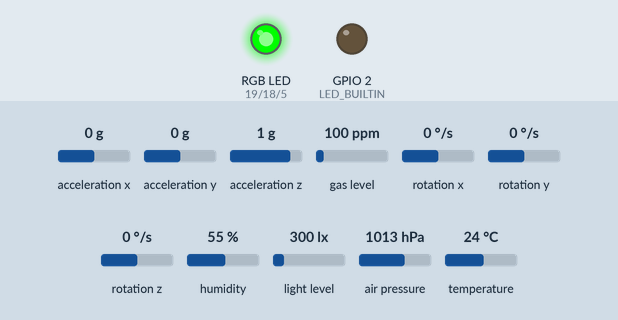
This sketch was run on a simulated ESP32. Parts: an RGB LED mixed from three pins (HIGH = lit), output pins drawn as LEDs (lit = HIGH). Inputs (shaded band) come from the test bench; at power-on: acceleration x 0 g, acceleration y 0 g, acceleration z 1 g, gas level 100 ppm, rotation x 0 °/s, rotation y 0 °/s, rotation z 0 °/s, humidity 55 %, light level 300 lx, air pressure 1013 hPa, temperature 24 °C. WiFi joins after 1.5 s; servers stay silent unless stated; what the sketch prints to the serial monitor is not drawn.

Above: at 2.08 s.
At 4.9 s:
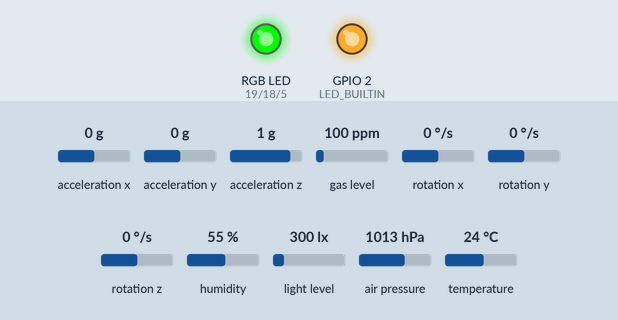
Timing chart, 0 to 5.2 s (numbered marks = the images above):
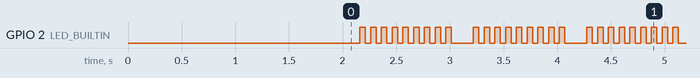

The sketch:

EnvroSens_0_1_1.ino
```cpp
#include <WiFi.h>
#include <WebServer.h>
#include <Wire.h>
#include <Adafruit_Sensor.h>
#include <Adafruit_BME680.h>
#include <BH1750.h>
#include <Adafruit_MPU6050.h>

#define LED_BUILTIN 2
#define LED_RED 19
#define LED_GREEN 18
#define LED_BLUE 5
#define BUTTON_A 17
#define I2C_SDA 21
#define I2C_SCL 22

const char* ssid = "The Orchard Glamping";
const char* password = "AppleGreen";

WebServer server(80);
Adafruit_BME680 bme;
BH1750 lightMeter;
Adafruit_MPU6050 mpu;

unsigned long lastSensorUpdate = 0;
const long sensorUpdateInterval = 1000;  // Update sensor data every 5 seconds

String sensorData = "";

const char index_html[] PROGMEM = R"rawliteral(
<!DOCTYPE HTML><html>
<head>
  <title>ESP32 Sensor Pack</title>
  <meta name="viewport" content="width=device-width, initial-scale=1">
</head>
<body>
  <h2>ESP32 Sensor Pack</h2>
  <div id="sensorData">Loading sensor data...</div>
  <script>
    setInterval(function() {
      var xhttp = new XMLHttpRequest();
      xhttp.onreadystatechange = function() {
        if (this.readyState == 4 && this.status == 200) {
          document.getElementById("sensorData").innerHTML = this.responseText.replace(/\n/g, '<br>');
        }
      };
      xhttp.open("GET", "/sensordata", true);
      xhttp.send();
    }, 5000);
  </script>
</body>
</html>
)rawliteral";

void setup() {
  Serial.begin(115200);
  Wire.begin(I2C_SDA, I2C_SCL);

  pinMode(LED_BUILTIN, OUTPUT);
  pinMode(LED_RED, OUTPUT);
  pinMode(LED_GREEN, OUTPUT);
  pinMode(LED_BLUE, OUTPUT);
  pinMode(BUTTON_A, INPUT_PULLUP);

  if (!bme.begin()) {
    Serial.println("Could not find BME680 sensor!");
    setRGBColor(255, 0, 0); // Red for error
    while (1);
  }

  lightMeter.begin();

  if (!mpu.begin()) {
    Serial.println("Could not find MPU6050 sensor!");
    setRGBColor(255, 0, 0); // Red for error
    while (1);
  }

  WiFi.begin(ssid, password);
  while (WiFi.status() != WL_CONNECTED) {
    delay(1000);
    Serial.println("Connecting to WiFi...");
  }
  Serial.println("Connected to WiFi");
  Serial.print("IP address: ");
  Serial.println(WiFi.localIP());

  server.on("/", HTTP_GET, []() {
    server.send(200, "text/html", index_html);
  });

  server.on("/sensordata", HTTP_GET, []() {
    server.send(200, "text/plain", sensorData);
  });

  server.begin();
  Serial.println("HTTP server started");

  setRGBColor(0, 255, 0); // Green for successful setup
}

void loop() {
  server.handleClient();

  unsigned long currentMillis = millis();
  if (currentMillis - lastSensorUpdate >= sensorUpdateInterval) {
    lastSensorUpdate = currentMillis;
    updateSensorData();
  }

  // Blink built-in LED to show the loop is running
  digitalWrite(LED_BUILTIN, HIGH);
  delay(50);
  digitalWrite(LED_BUILTIN, LOW);
  delay(50);
}

void updateSensorData() {
  String data = "";

  if (bme.performReading()) {
    data += "Temperature: " + String(bme.temperature) + " °C\n";
    data += "Pressure: " + String(bme.pressure / 100.0) + " hPa\n";
    data += "Humidity: " + String(bme.humidity) + " %\n";
    data += "Gas: " + String(bme.gas_resistance / 1000.0) + " KOhms\n";
  }

  float lux = lightMeter.readLightLevel();
  data += "Light: " + String(lux) + " lx\n";

  sensors_event_t a, g, temp;
  mpu.getEvent(&a, &g, &temp);
  data += "Accel: X:" + String(a.acceleration.x) + " Y:" + String(a.acceleration.y) + " Z:" + String(a.acceleration.z) + " m/s^2\n";
  data += "Gyro: X:" + String(g.gyro.x) + " Y:" + String(g.gyro.y) + " Z:" + String(g.gyro.z) + " rad/s\n";

  sensorData = data;
}

void setRGBColor(int red, int green, int blue) {
  analogWrite(LED_RED, red);
  analogWrite(LED_GREEN, green);
  analogWrite(LED_BLUE, blue);
}
```

Measured:
- by itself, GPIO 2 (LED_BUILTIN): repeats every 1.1 s: 8 × (LOW 0.05 s, HIGH 0.05 s), LOW 0.21 s, HIGH 0.05 s
- by itself, everything shown: repeats every 1.1 s, in 6 steps
